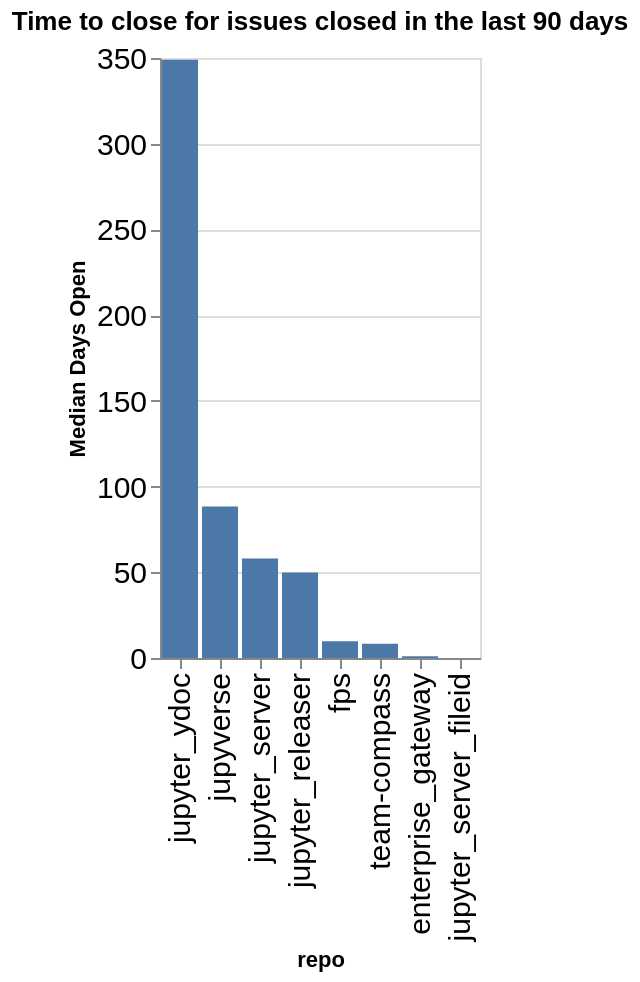

Notebook source saved alongside this figure:
### Code cell
time_open = closed.groupby(['org', 'repo']).agg({'time_open': 'median'}).reset_index()
time_open['time_open'] = time_open['time_open'] / (60 * 60 * 24)
time_open['org/repo'] = time_open.apply(lambda a: a['org'] + '/' + a['repo'], axis=1)
sorted_vals = time_open.sort_values(['org', 'time_open'], ascending=False)['repo'].values
alt.Chart(data=time_open, title=f"Time to close for issues closed in the last {n_days} days").mark_bar().encode(
    x=alt.X('repo', sort=alt.Sort(sorted_vals.tolist())),
    y=alt.Y('time_open', title="Median Days Open"),
)

### Figure 1 — Vega-Lite specification as saved in the notebook (floating-point values rounded to 4 significant figures)
{"config": {"axisLeft": {"labelFontSize": 15}, "axisBottom": {"labelFontSize": 15}}, "data": {"name": "data-9bbe75f4cd10218895de9dee3eb0ad68"}, "mark": {"type": "bar"}, "encoding": {"x": {"field": "repo", "sort": ["jupyter_ydoc", "jupyverse", "jupyter_server", "jupyter_releaser", "fps", "team-compass", "enterprise_gateway", "jupyter_server_fileid"], "type": "nominal"}, "y": {"field": "time_open", "title": "Median Days Open", "type": "quantitative"}}, "title": "Time to close for issues closed in the last 90 days", "$schema": "https://vega.github.io/schema/vega-lite/v5.20.1.json", "datasets": {"data-9bbe75f4cd10218895de9dee3eb0ad68": [{"org": "jupyter-server", "repo": "enterprise_gateway", "time_open": 1.08, "org/repo": "jupyter-server/enterprise_gateway"}, {"org": "jupyter-server", "repo": "fps", "time_open": 9.748, "org/repo": "jupyter-server/fps"}, {"org": "jupyter-server", "repo": "jupyter_releaser", "time_open": 49.91, "org/repo": "jupyter-server/jupyter_releaser"}, {"org": "jupyter-server", "repo": "jupyter_server", "time_open": 57.99, "org/repo": "jupyter-server/jupyter_server"}, {"org": "jupyter-server", "repo": "jupyter_server_fileid", "time_open": 0.03341, "org/repo": "jupyter-server/jupyter_server_fileid"}, {"org": "jupyter-server", "repo": "jupyter_ydoc", "time_open": 349.0, "org/repo": "jupyter-server/jupyter_ydoc"}, {"org": "jupyter-server", "repo": "jupyverse", "time_open": 88.39, "org/repo": "jupyter-server/jupyverse"}, {"org": "jupyter-server", "repo": "team-compass", "time_open": 8.338, "org/repo": "jupyter-server/team-compass"}]}}
